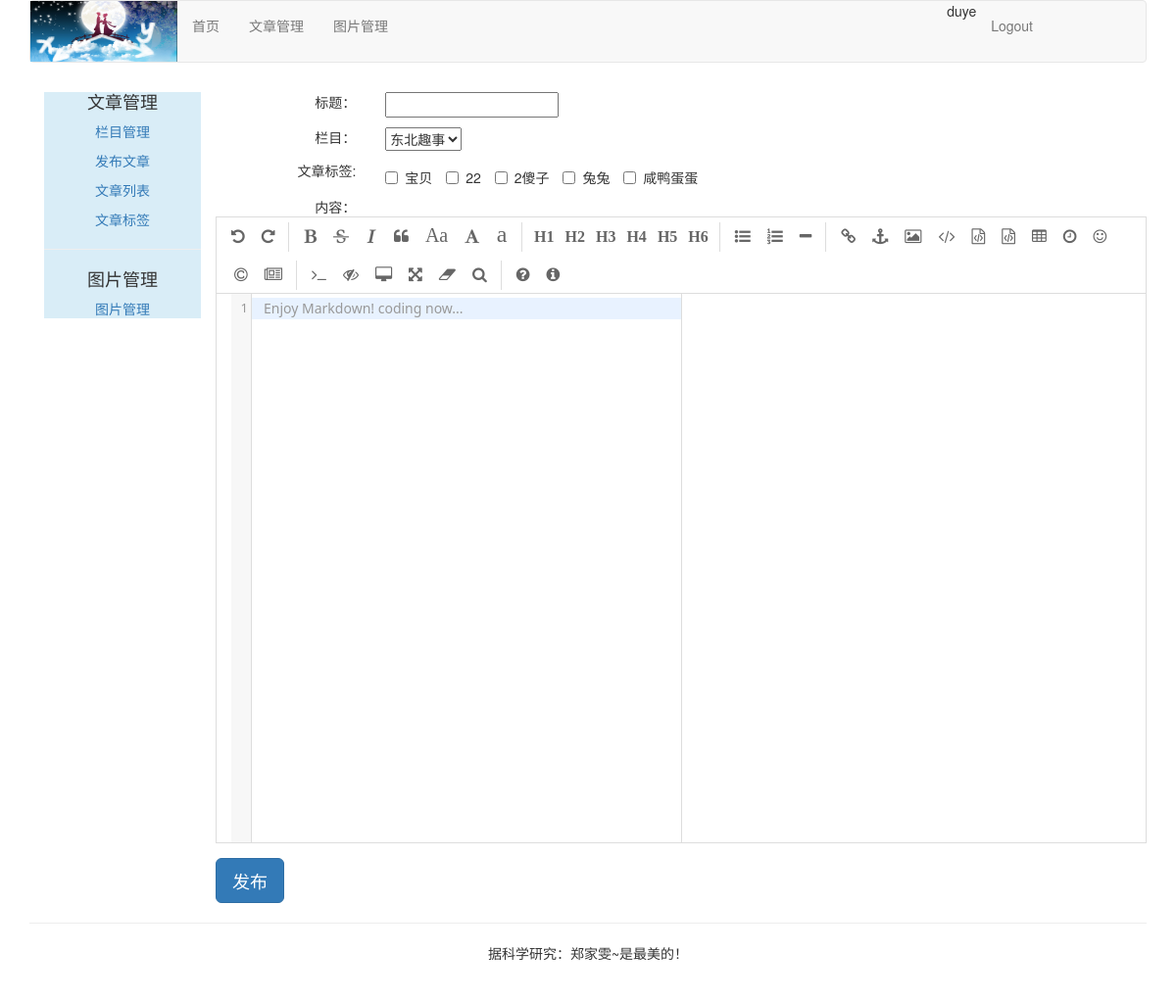
/article/article-post/ (signed in), run on the app's committed database.
### article/models.py (models this page shows, shortened)
class ArticleTag(models.Model):
    author = models.ForeignKey(User, on_delete=models.CASCADE, related_name='tag')
    tag = models.CharField(max_length=500)

### article/views.py (the view)
@login_required(login_url='/account/login')
@csrf_exempt
def article_post(request):
    if request.method == 'POST':
        article_post_form = ArticlePostForm(data=request.POST)
        if article_post_form.is_valid():
            cd = article_post_form.cleaned_data
            try:
                new_article = article_post_form.save(commit=False)
                new_article.author = request.user
                new_article.column = request.user.article_column.get(id=request.POST['column_id'])
                new_article.save()
                tags = request.POST['tags']
                if tags:
                    for atag in json.loads(tags):
                        tag = request.user.tag.get(tag=atag)
                        new_article.article_tag.add(tag)
                return HttpResponse('1')
            except:
                return HttpResponse('2')
        else:
            return HttpResponse('3')
    else:
        article_post_form = ArticlePostForm()
        article_columns = request.user.article_column.all()
        article_tags = request.user.tag.all()    # 文章标签
        return render(request,'article/column/article_post.html',
                      {'article_post_form':article_post_form,
                       'article_columns':article_columns,
                       'article_tags':article_tags})

### article/forms.py
class ArticlePostForm(forms.ModelForm):
    class Meta:
        model = ArticlePost
        fields = ('title','body')

### templates/article/column/article_post.html (shortened to what this page needs)
{% extends 'article/base.html' %}
{% load staticfiles %}
{% block content %}
<link rel="stylesheet" href="{% static 'editor/css/style.css' %}">
<link rel="stylesheet" href="{% static 'editor/css/editormd.css' %}">
    <div style="margin-left:0px">
    <form class="form-horizontal" action="." method="post">
        <div class="row" style="margin-top:10px;">
            <div class="col-md-2 text-right"><span>标题：</span></div>
            <div class="col-md-10 text-left">{{ article_post_form.title }}</div>
        </div>
        <div class="row" style="margin-top:10px;">
            <div class="col-md-2 text-right"><span>栏目：</span></div>
            <div class="col-md-10 text-left">
                <select id="which_column">
                    {% for column in article_columns %}
                    <option value="{{ column.id }}">{{ column.column }}</option>
                    {% endfor %}
                </select>
            </div>
        </div>
        <div class="row" style="margin-top: 10px;">
            <div class="col-md-2 text-right"><span>文章标签:</span></div>
            <div class="col-md-10 text-left">
                {% for tag in article_tags %}
                <label class="checkbox-inline">
                    <input class="tagcheckbox" type="checkbox" id="{{ tag.id }}" name="article_tag" value="{{ tag.tag }}"> {{ tag.tag }}
                </label>
                {% empty %}
                <p>You have not type tags for articles. Please <a href="{% url 'article:article_tag' %}">input your tags</a></p>
                {% endfor %}
            </div>
        </div>
        <div class="row" style="margin-top:10px;">
            <div class="col-md-2 text-right"><span>内容：</span></div>
            <div id="editormd" class="col-md-10 text-left">
            </div>
        </div>
        <div class="row">
            <input type="button" class="btn btn-primary btn-lg" value="发布" onclick="publish_article()">
        </div>
    </form>
    </div>
{% endblock %}

### templates/article/header.html
{% load staticfiles %}
<div class="container">
    <nav class="navbar navbar-default" role="navigation">
        <div class="navbar-header">
                <img height="62px" width="150px" src="{% static 'images/logoo.png' %}">
        </div>
        <div>
            <ul class="nav navbar-nav" role="tablist">
                <li><a href="{% url 'blog:blog_title' %}">首页</a></li>
                <li><a href="{% url 'article:article_column' %}">文章管理</a></li>
                <li><a href="{% url 'image:list_images' %}">图片管理</a></li>
            </ul>
            <ul class="nav navbar-nav navbar-right" style="margin-right:100px">
                <li><span>{{ user.username }}</span></li>
                <li><a href="{% url 'account:user_logout' %}">Logout</a></li>
            </ul>
        </div>
    </nav>
</div>

### static/editor/css/editormd.css (style rules this page uses)
.editormd { width: 90%; height: 640px; margin: 0 auto; text-align: left; overflow: hidden; position: relative; margin-bottom: 15px; border: 1px solid #ddd; font-family: "Meiryo UI", "Microsoft YaHei", "Malgun Gothic", "Segoe UI", "Trebuchet MS", Helvetica, "Monaco", monospace, Tahoma, STXihei, "华文细黑", STHeiti, "Helvetica Neue", "Droid Sans", "wenquanyi micro hei", FreeSans, Arimo, Arial, SimSun, "宋体", Heiti, "黑体", sans-serif; }

### data on the page
ArticleTag: tag "宝贝"
ArticleTag: tag "22"
ArticleTag: tag "2傻子"
ArticleTag: tag "兔兔"
ArticleTag: tag "咸鸭蛋蛋"

### other printed values
{{ user.username }} "duye"
form field value "东北趣事"
